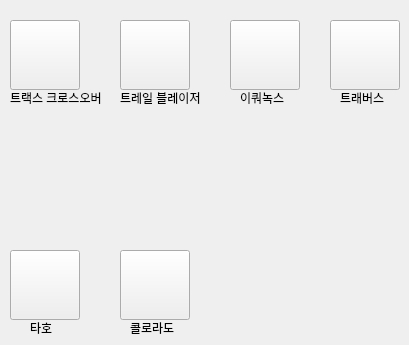
       <widget class="QWidget" name="SALES_CHEVROLET_page">
        <widget class="QPushButton" name="traverse">
         <property name="geometry">
          <rect>
           <x>330</x>
           <y>20</y>
           <width>70</width>
           <height>70</height>
          </rect>
         </property>
         <property name="cursor">
          <cursorShape>PointingHandCursor</cursorShape>
         </property>
         <property name="styleSheet">
          <string notr="true">border-image: url(:/danawa_car/Danawa_car_image/traverse.png);</string>
         </property>
         <property name="text">
          <string/>
         </property>
        </widget>
        <widget class="QPushButton" name="equinox">
         <property name="geometry">
          <rect>
           <x>230</x>
           <y>20</y>
           <width>70</width>
           <height>70</height>
          </rect>
         </property>
         <property name="cursor">
          <cursorShape>PointingHandCursor</cursorShape>
         </property>
         <property name="styleSheet">
          <string notr="true">border-image: url(:/danawa_car/Danawa_car_image/equinox.png);</string>
         </property>
         <property name="text">
          <string/>
         </property>
        </widget>
        <widget class="QPushButton" name="traxcrossover">
         <property name="geometry">
          <rect>
           <x>10</x>
           <y>20</y>
           <width>70</width>
           <height>70</height>
          </rect>
         </property>
         <property name="cursor">
          <cursorShape>PointingHandCursor</cursorShape>
         </property>
         <property name="styleSheet">
          <string notr="true">border-image: url(:/danawa_car/Danawa_car_image/traxcrossover.png);</string>
         </property>
         <property name="text">
          <string/>
         </property>
        </widget>
        <widget class="QPushButton" name="trailblazer">
         <property name="geometry">
          <rect>
           <x>120</x>
           <y>20</y>
           <width>70</width>
           <height>70</height>
          </rect>
         </property>
         <property name="cursor">
          <cursorShape>PointingHandCursor</cursorShape>
         </property>
         <property name="styleSheet">
          <string notr="true">border-image: url(:/danawa_car/Danawa_car_image/trailblazer.png);</string>
         </property>
         <property name="text">
          <string/>
         </property>
        </widget>
        <widget class="QPushButton" name="tahoe">
         <property name="geometry">
          <rect>
           <x>10</x>
           <y>250</y>
           <width>70</width>
           <height>70</height>
          </rect>
         </property>
         <property name="cursor">
          <cursorShape>PointingHandCursor</cursorShape>
         </property>
         <property name="styleSheet">
          <string notr="true">border-image: url(:/danawa_car/Danawa_car_image/tahoe.png);</string>
         </property>
         <property name="text">
          <string/>
         </property>
        </widget>
        <widget class="QPushButton" name="colorado">
         <property name="geometry">
          <rect>
           <x>120</x>
           <y>250</y>
           <width>70</width>
           <height>70</height>
          </rect>
         </property>
         <property name="cursor">
          <cursorShape>PointingHandCursor</cursorShape>
         </property>
         <property name="styleSheet">
          <string notr="true">border-image: url(:/danawa_car/Danawa_car_image/colorado.png);</string>
         </property>
         <property name="text">
          <string/>
         </property>
        </widget>
        <widget class="QLabel" name="trax_crossover_lbl">
         <property name="geometry">
          <rect>
           <x>10</x>
           <y>90</y>
           <width>101</width>
           <height>16</height>
          </rect>
         </property>
         <property name="text">
          <string>트랙스 크로스오버</string>
         </property>
        </widget>
        <widget class="QLabel" name="trailblazer_lbl">
         <property name="geometry">
          <rect>
           <x>120</x>
           <y>90</y>
           <width>91</width>
           <height>16</height>
          </rect>
         </property>
         <property name="text">
          <string>트레일 블레이저</string>
         </property>
        </widget>
        <widget class="QLabel" name="equinox_lbl">
         <property name="geometry">
          <rect>
           <x>240</x>
           <y>90</y>
           <width>51</width>
           <height>16</height>
          </rect>
         </property>
         <property name="text">
          <string>이쿼녹스</string>
         </property>
        </widget>
        <widget class="QLabel" name="traverse_lbl">
         <property name="geometry">
          <rect>
           <x>340</x>
           <y>90</y>
           <width>51</width>
           <height>16</height>
          </rect>
         </property>
         <property name="text">
          <string>트래버스</string>
         </property>
        </widget>
        <widget class="QLabel" name="colorado_lbl">
         <property name="geometry">
          <rect>
           <x>130</x>
           <y>320</y>
           <width>51</width>
           <height>16</height>
          </rect>
         </property>
         <property name="text">
          <string>콜로라도</string>
         </property>
        </widget>
        <widget class="QLabel" name="tahoe_lbl">
         <property name="geometry">
          <rect>
           <x>30</x>
           <y>320</y>
           <width>31</width>
           <height>16</height>
          </rect>
         </property>
         <property name="text">
          <string>타호</string>
         </property>
        </widget>
       </widget>
